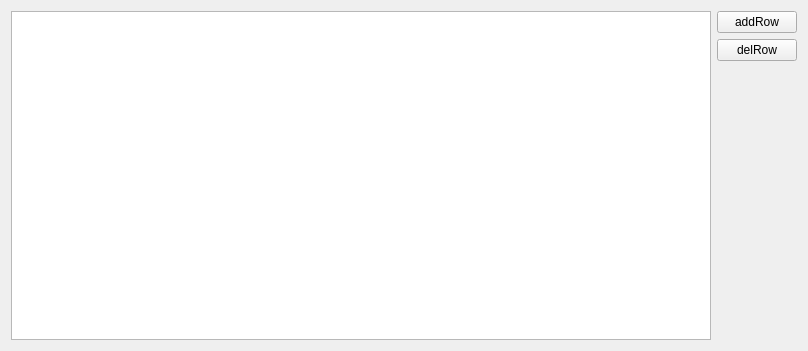
<?xml version="1.0" encoding="UTF-8"?>
<ui version="4.0">
 <class>Form</class>
 <widget class="QWidget" name="Form">
  <property name="geometry">
   <rect>
    <x>0</x>
    <y>0</y>
    <width>808</width>
    <height>351</height>
   </rect>
  </property>
  <property name="windowTitle">
   <string>Form</string>
  </property>
  <layout class="QGridLayout" name="gridLayout">
   <item row="0" column="0" rowspan="3">
    <widget class="QTableView" name="tableView">
     <property name="editTriggers">
      <set>QAbstractItemView::DoubleClicked</set>
     </property>
    </widget>
   </item>
   <item row="0" column="1">
    <widget class="QPushButton" name="addRowPushButton">
     <property name="text">
      <string>addRow</string>
     </property>
    </widget>
   </item>
   <item row="1" column="1">
    <widget class="QPushButton" name="removeRowPushButton">
     <property name="text">
      <string>delRow</string>
     </property>
    </widget>
   </item>
  </layout>
 </widget>
 <resources/>
 <connections/>
</ui>
